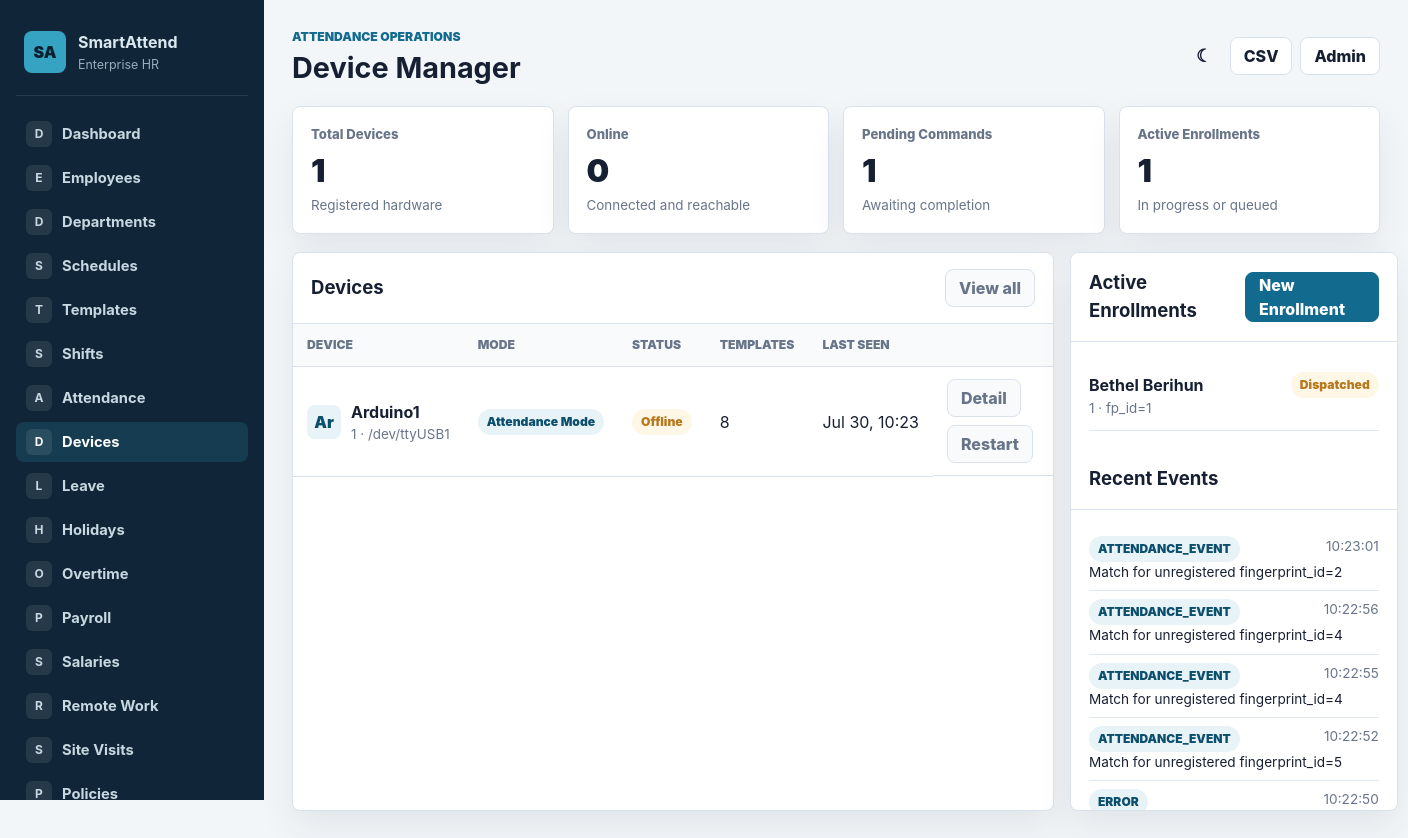
Page /devices/ on the committed database.
### attendance/models.py (models this page shows, shortened)
class BiometricDevice(models.Model):
    class Mode(models.TextChoices):
        ATTENDANCE = 'ATTENDANCE', 'Attendance Mode'
        ENROLLMENT = 'ENROLLMENT', 'Fingerprint Enrollment Mode'
        DELETION = 'DELETION', 'Fingerprint Deletion Mode'
        MAINTENANCE = 'MAINTENANCE', 'Maintenance Mode'
        OFFLINE = 'OFFLINE', 'Offline'
    class Status(models.TextChoices):
        ONLINE = 'ONLINE', 'Online'
        OFFLINE = 'OFFLINE', 'Offline'
        BUSY = 'BUSY', 'Busy'
        ERROR = 'ERROR', 'Error'
    class DeviceType(models.TextChoices):
        ENTRY_GATE = 'ENTRY_GATE', 'Entry Gate'
        EXIT_GATE = 'EXIT_GATE', 'Exit Gate'
        RECEPTION = 'RECEPTION', 'Reception'
        WAREHOUSE = 'WAREHOUSE', 'Warehouse'
        OFFICE = 'OFFICE', 'Office Entrance'
        FLOOR = 'FLOOR', 'Floor Access'
        LABORATORY = 'LABORATORY', 'Laboratory'
        SERVER_ROOM = 'SERVER_ROOM', 'Server Room'
        OTHER = 'OTHER', 'Other'
    device_id = models.CharField(max_length=80, unique=True)
    name = models.CharField(max_length=120)
    device_type = models.CharField(max_length=20, choices=DeviceType.choices, default=DeviceType.OFFICE)
    serial_port = models.CharField(max_length=120, default='/dev/ttyUSB0')
    baudrate = models.PositiveIntegerField(default=9600)
    ip_address = models.GenericIPAddressField(null=True, blank=True)
    mac_address = models.CharField(max_length=17, blank=True)
    office_location = models.ForeignKey(OfficeLocation, on_delete=models.SET_NULL, null=True, blank=True, related_name='devices')
    building_name = models.CharField(max_length=150, blank=True)
    floor_number = models.IntegerField(null=True, blank=True)
    assigned_branch = models.CharField(max_length=150, blank=True)
    mode = models.CharField(max_length=24, choices=Mode.choices, default=Mode.ATTENDANCE)
    status = models.CharField(max_length=20, choices=Status.choices, default=Status.OFFLINE)
    firmware_version = models.CharField(max_length=80, blank=True)
    template_count = models.PositiveIntegerField(default=0)
    last_seen_at = models.DateTimeField(null=True, blank=True)
    last_error = models.TextField(blank=True)
    health_check_interval = models.PositiveIntegerField(default=60)
    last_health_check = models.DateTimeField(null=True, blank=True)
    is_active = models.BooleanField(default=True)
    created_at = models.DateTimeField(auto_now_add=True)
    updated_at = models.DateTimeField(auto_now=True)
    class Meta:
        ordering = ['name']
        verbose_name = 'Biometric Device'
        verbose_name_plural = 'Biometric Devices'

class EnrollmentRequest(models.Model):
    class Status(models.TextChoices):
        PENDING = 'PENDING', 'Pending'
        DISPATCHED = 'DISPATCHED', 'Dispatched'
        IN_PROGRESS = 'IN_PROGRESS', 'In Progress'
        COMPLETED = 'COMPLETED', 'Completed'
        FAILED = 'FAILED', 'Failed'
        CANCELLED = 'CANCELLED', 'Cancelled'
    employee = models.ForeignKey(Employee, on_delete=models.CASCADE, related_name='enrollment_requests')
    fingerprint_id = models.PositiveIntegerField()
    status = models.CharField(max_length=20, choices=Status.choices, default=Status.PENDING)
    device = models.ForeignKey('BiometricDevice', on_delete=models.SET_NULL, null=True, blank=True, related_name='enrollment_requests')
    progress_message = models.CharField(max_length=255, blank=True)
    requested_at = models.DateTimeField(auto_now_add=True)
    dispatched_at = models.DateTimeField(null=True, blank=True)
    completed_at = models.DateTimeField(null=True, blank=True)
    error_message = models.TextField(blank=True)
    class Meta:
        ordering = ['-requested_at']
        verbose_name = 'Enrollment Request'
        verbose_name_plural = 'Enrollment Requests'

class Employee(models.Model):
    class EmploymentStatus(models.TextChoices):
        ACTIVE = 'ACTIVE', 'Active'
        INACTIVE = 'INACTIVE', 'Inactive'
        ON_LEAVE = 'ON_LEAVE', 'On Leave'
        SUSPENDED = 'SUSPENDED', 'Suspended'
        RESIGNED = 'RESIGNED', 'Resigned'
        TERMINATED = 'TERMINATED', 'Terminated'
    class EmploymentType(models.TextChoices):
        FULL_TIME = 'FULL_TIME', 'Full-time'
        PART_TIME = 'PART_TIME', 'Part-time'
        CONTRACT = 'CONTRACT', 'Contract'
        INTERN = 'INTERN', 'Intern'
        TEMPORARY = 'TEMPORARY', 'Temporary'
        CONSULTANT = 'CONSULTANT', 'Consultant'
    class Gender(models.TextChoices):
        MALE = 'MALE', 'Male'
        FEMALE = 'FEMALE', 'Female'
        OTHER = 'OTHER', 'Other'
        PREFER_NOT_TO_SAY = 'PNS', 'Prefer not to say'
    organization_id = models.CharField(max_length=50, unique=True)
    first_name = models.CharField(max_length=50)
    last_name = models.CharField(max_length=50)
    email = models.EmailField(blank=True)
    phone = models.CharField(max_length=30, blank=True)
    date_of_birth = models.DateField(null=True, blank=True)
    gender = models.CharField(max_length=10, choices=Gender.choices, blank=True)
    address = models.TextField(blank=True)
    emergency_contact_name = models.CharField(max_length=100, blank=True)
    emergency_contact_phone = models.CharField(max_length=30, blank=True)
    department = models.ForeignKey('organizations.Department', on_delete=models.SET_NULL, null=True, blank=True)
    team = models.ForeignKey('organizations.Team', on_delete=models.SET_NULL, null=True, blank=True, related_name='members')
    manager = models.ForeignKey('self', on_delete=models.SET_NULL, null=True, blank=True, related_name='direct_reports')
    job_title = models.CharField(max_length=100)
    employment_type = models.CharField(max_length=20, choices=EmploymentType.choices, default=EmploymentType.FULL_TIME, db_index=True)
    employment_status = models.CharField(max_length=20, choices=EmploymentStatus.choices, default=EmploymentStatus.ACTIVE, db_index=True)
    hire_date = models.DateField(null=True, blank=True)
    contract_start_date = models.DateField(null=True, blank=True)
    contract_end_date = models.DateField(null=True, blank=True)
    resignation_date = models.DateField(null=True, blank=True)
    termination_date = models.DateField(null=True, blank=True)
    office_location = models.ForeignKey(OfficeLocation, on_delete=models.SET_NULL, null=True, blank=True)
    work_location_name = models.CharField(max_length=150, blank=True)
    weekly_working_days = models.PositiveIntegerField(default=5, validators=[MinValueValidator(1), MaxValueValidator(7)])
    expected_weekly_hours = models.DecimalField(max_digits=5, decimal_places=2, default=40)
    expected_monthly_hours = models.DecimalField(max_digits=7, decimal_places=2, default=176)
    attendance_policy = models.ForeignKey(AttendancePolicy, on_delete=models.SET_NULL, null=True, blank=True, related_name='employees')
    fingerprint_id = models.IntegerField(unique=True, null=True, blank=True)
    face_profile = models.ImageField(upload_to='employees/faces/', blank=True, null=True)
    created_at = models.DateTimeField(default=timezone.now, editable=False)
    updated_at = models.DateTimeField(auto_now=True)
    class Meta:
        indexes = [
            models.Index(fields=['organization_id']),
            models.Index(fields=['department', 'employment_status']),
            models.Index(fields=['team', 'employment_status']),
            models.Index(fields=['manager', 'employment_status']),
            models.Index(fields=['employment_type', 'employment_status']),
        ]
        ordering = ['first_name', 'last_name']
        verbose_name = 'Employee'
        verbose_name_plural = 'Employees'
    @property
    def full_name(self):
        return f'{self.first_name} {self.last_name}'.strip()

class DeviceEvent(models.Model):
    class EventType(models.TextChoices):
        ENROLL_PROGRESS = 'ENROLL_PROGRESS', 'Enrollment Progress'
        ENROLL_SUCCESS = 'ENROLL_SUCCESS', 'Enrollment Success'
        DELETE_SUCCESS = 'DELETE_SUCCESS', 'Deletion Success'
        ATTENDANCE_EVENT = 'ATTENDANCE_EVENT', 'Attendance Event'
        DEVICE_STATUS = 'DEVICE_STATUS', 'Device Status'
        COMMAND_ACK = 'COMMAND_ACK', 'Command Acknowledgement'
        ERROR = 'ERROR', 'Error'
        RAW = 'RAW', 'Raw Message'
        HEALTH_CHECK = 'HEALTH_CHECK', 'Health Check'
    device = models.ForeignKey(BiometricDevice, on_delete=models.CASCADE, related_name='events')
    employee = models.ForeignKey(Employee, on_delete=models.SET_NULL, null=True, blank=True, related_name='device_events')
    command = models.ForeignKey(DeviceCommand, on_delete=models.SET_NULL, null=True, blank=True, related_name='events')
    enrollment_request = models.ForeignKey(EnrollmentRequest, on_delete=models.SET_NULL, null=True, blank=True, related_name='events')
    event_type = models.CharField(max_length=32, choices=EventType.choices, db_index=True)
    status = models.CharField(max_length=40, blank=True)
    message = models.TextField(blank=True)
    fingerprint_id = models.PositiveIntegerField(null=True, blank=True)
    payload = models.JSONField(default=dict, blank=True)
    error_message = models.TextField(blank=True)
    created_at = models.DateTimeField(auto_now_add=True, db_index=True)
    class Meta:
        ordering = ['-created_at']
        indexes = [
            models.Index(fields=['device', 'created_at']),
            models.Index(fields=['event_type', 'created_at']),
        ]
        verbose_name = 'Device Event'
        verbose_name_plural = 'Device Events'

### device_manager/views.py (the view)
# urls.py: path('', views.DeviceDashboardView.as_view(), name='device_dashboard'),
class DeviceDashboardView(EnterpriseContextMixin, TemplateView):
    template_name = 'device_manager/device_dashboard.html'
    page_title = 'Device Manager'
    active_nav = 'devices'
    def get_context_data(self, **kwargs):
        ctx = super().get_context_data(**kwargs)
        devices = BiometricDevice.objects.all()
        ctx.update({
            'devices': devices,
            'device_count': devices.count(),
            'online_count': devices.filter(status=BiometricDevice.Status.ONLINE).count(),
            'active_enrollments': EnrollmentRequest.objects.filter(
                status__in=[EnrollmentRequest.Status.PENDING,
                            EnrollmentRequest.Status.DISPATCHED,
                            EnrollmentRequest.Status.IN_PROGRESS],
            ).select_related('employee', 'device'),
            'recent_events': DeviceEvent.objects.select_related(
                'device', 'employee',
            ).order_by('-created_at')[:25],
            'pending_commands': DeviceCommand.objects.filter(
                status__in=[DeviceCommand.Status.QUEUED, DeviceCommand.Status.SENT],
            ).select_related('device', 'employee'),
        })
        return ctx

### device_manager/templates/device_manager/device_dashboard.html (shortened to what this page needs)
{% extends "attendance/base.html" %}
{% block content %}
<section class="metrics">
    <article class="metric-card">
        <div class="metric-label">Total Devices</div>
        <div class="metric-value">{{ device_count }}</div>
        <div class="metric-note">Registered hardware</div>
    </article>
    <article class="metric-card">
        <div class="metric-label">Online</div>
        <div class="metric-value">{{ online_count }}</div>
        <div class="metric-note">Connected and reachable</div>
    </article>
    <article class="metric-card">
        <div class="metric-label">Pending Commands</div>
        <div class="metric-value">{{ pending_commands|length }}</div>
        <div class="metric-note">Awaiting completion</div>
    </article>
    <article class="metric-card">
        <div class="metric-label">Active Enrollments</div>
        <div class="metric-value">{{ active_enrollments|length }}</div>
        <div class="metric-note">In progress or queued</div>
    </article>
</section>
<section class="grid-2">
    <div class="panel">
        <div class="panel-header">
            <h2>Devices</h2>
            <a class="button subtle" href="{% url 'device_list' %}">View all</a>
        </div>
        <div class="table-wrap">
            <table>
                <thead>
                    <tr><th>Device</th><th>Mode</th><th>Status</th><th>Templates</th><th>Last Seen</th><th></th></tr>
                </thead>
                <tbody>
                {% for d in devices %}
                    <tr>
                        <td>
                            <div class="person-cell">
                                <span class="avatar">{{ d.name|slice:":2" }}</span>
                                <div>
                                    <strong>{{ d.name }}</strong>
                                    <div class="muted small">{{ d.device_id }} &middot; {{ d.serial_port }}</div>
                                </div>
                            </div>
                        </td>
                        <td><span class="badge">{{ d.get_mode_display }}</span></td>
                        <td><span class="badge {% if d.status == 'ONLINE' %}success{% elif d.status == 'ERROR' %}danger{% else %}warning{% endif %}">{{ d.get_status_display }}</span></td>
                        <td>{{ d.template_count }}</td>
                        <td>{{ d.last_seen_at|date:"M d, H:i"|default:"Never" }}</td>
                        <td class="row-actions">
                            <a class="button subtle" href="{% url 'device_detail' d.pk %}">Detail</a>
                            <button class="button subtle" onclick="restartDevice({{ d.pk }})">Restart</button>
                        </td>
                    </tr>
                {% empty %}
                    <tr><td colspan="6" class="empty">No devices registered. Add one in Django admin.</td></tr>
                {% endfor %}
                </tbody>
            </table>
        </div>
    </div>
    <aside class="panel">
        <div class="panel-header">
            <h2>Active Enrollments</h2>
            <a class="button primary" href="{% url 'enrollment_panel' %}">New Enrollment</a>
        </div>
        <div class="panel-body">
            {% for e in active_enrollments %}
                <div style="border-bottom:1px solid var(--border,#e2e8f0);padding:12px 0;">
                    <div style="display:flex;justify-content:space-between;align-items:center;">
                        <strong>{{ e.employee.full_name }}</strong>
                        <span class="badge {% if e.status == 'IN_PROGRESS' %}success{% elif e.status == 'FAILED' %}danger{% else %}warning{% endif %}">{{ e.get_status_display }}</span>
                    </div>
                    <div class="muted small">{{ e.employee.organization_id }} &middot; fp_id={{ e.fingerprint_id }}</div>
                </div>
            {% empty %}
                <p class="muted">No active enrollments.</p>
            {% endfor %}
        </div>
        <div class="panel-header"><h2>Recent Events</h2></div>
        <div class="panel-body" style="max-height:300px;overflow-y:auto;">
            {% for ev in recent_events %}
                <div style="border-bottom:1px solid var(--border,#e2e8f0);padding:8px 0;font-size:0.85rem;">
                    <div style="display:flex;justify-content:space-between;">
                        <span class="badge" style="font-size:0.75rem;">{{ ev.event_type }}</span>
                        <span class="muted">{{ ev.created_at|date:"H:i:s" }}</span>
                    </div>
                    <div>{{ ev.message|truncatewords:20 }}</div>
                </div>
            {% empty %}
                <p class="muted">No events yet.</p>
            {% endfor %}
        </div>
    </aside>
</section>
{% endblock %}

### rows in the picture
BiometricDevice: name "Ar", name "Arduino1", device_id "1", serial_port "/dev/ttyUSB1", mode "Attendance Mode", status "Offline", template_count "8", last_seen_at "Jul 30, 10:23"
EnrollmentRequest: employee.full_name "Bethel Berihun", status "Dispatched", employee.organization_id "1", fingerprint_id "1"
DeviceEvent: event_type "ATTENDANCE_EVENT", created_at "10:23:01", message "Match for unregistered fingerprint_id=2"
DeviceEvent: event_type "ATTENDANCE_EVENT", created_at "10:22:56", message "Match for unregistered fingerprint_id=4"
DeviceEvent: event_type "ATTENDANCE_EVENT", created_at "10:22:55", message "Match for unregistered fingerprint_id=4"
DeviceEvent: event_type "ATTENDANCE_EVENT", created_at "10:22:52", message "Match for unregistered fingerprint_id=5"
DeviceEvent: event_type "ERROR", created_at "10:22:50"

### other values in the picture
{{ label|slice:":1" }} "D" "E" "D" "S" "T" "S" "A" "D" "L" "H" "O" "P" "S" "R" "S" "P"
{{ label }} "Dashboard" "Employees" "Departments" "Schedules" "Templates" "Shifts" "Attendance" "Devices" "Leave" "Holidays" "Overtime" "Payroll" "Salaries" "Remote Work" "Site Visits" "Policies"
{{ page_title|default:"Dashboard" }} "Device Manager"
{{ device_count }} "1"
{{ online_count }} "0"
{{ pending_commands|length }} "1"
{{ active_enrollments|length }} "1"
